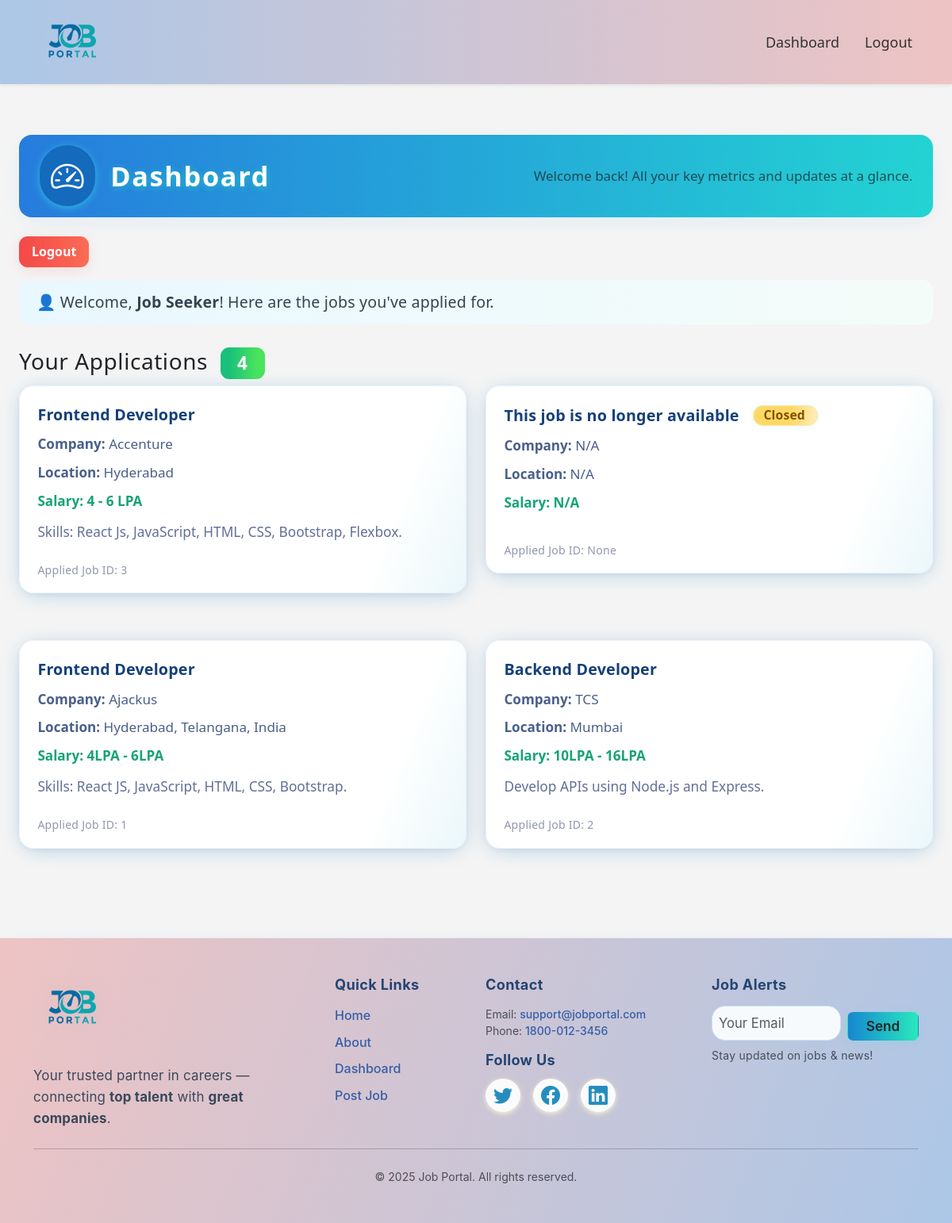
The page /dashboard (signed in) on the database its author committed.
### app.py (models this page shows)
class Job(db.Model):
    id = db.Column(db.Integer, primary_key=True)
    title = db.Column(db.String(100))
    description = db.Column(db.Text)
    salary = db.Column(db.String(20))
    location = db.Column(db.String(50))
    company = db.Column(db.String(50))
    employer_id = db.Column(db.Integer, db.ForeignKey('user.id'))  # Relation to employer (User)

class Application(db.Model):
    id = db.Column(db.Integer, primary_key=True)
    job_id = db.Column(db.Integer, db.ForeignKey('job.id'))
    user_id = db.Column(db.Integer, db.ForeignKey('user.id'))
    job = db.relationship('Job', backref='applications')  # Relationship to job

### app.py (the view)
@app.route('/dashboard')
@login_required
def dashboard():
    role = session.get('role', None)
    user_id = session.get('user_id', None)
    if not role or not user_id:
        return redirect(url_for('login'))
    if role == 'employer':
        jobs = Job.query.filter_by(employer_id=user_id).all()
        return render_template('dashboard.html', jobs=jobs)
    elif role == 'jobseeker':
        applications = Application.query.options(joinedload(Application.job)).filter_by(user_id=user_id).all()
        return render_template('dashboard.html', applications=applications)
    elif role == 'admin':
        users = User.query.all()
        jobs = Job.query.all()
        return render_template('dashboard.html', users=users, jobs=jobs)
    else:
        abort(403)

### app.py (called while the page is built)
def login_required(f):
    @wraps(f)
    def decorated(*args, **kwargs):
        if 'user_id' not in session:
            return redirect(url_for('login'))  # Redirect unauthorized users to login
        return f(*args, **kwargs)
    return decorated

### templates/dashboard.html (shortened to what this page needs)
{% extends 'base.html' %}
{% block content %}
<div class="dashboard-container">
    <div class="dashboard-header mb-4">
        <div class="dashboard-icon">
            <i class="bi bi-speedometer2"></i>
        </div>
        <h2 class="dashboard-title">
            Dashboard
        </h2>
        <div class="dashboard-subtitle text-muted">
            Welcome back! All your key metrics and updates at a glance.
        </div>
    </div>
    <a href="{{ url_for('logout') }}" class="logout-btn mb-3">Logout</a>
    {% if session['role'] == 'employer' %}
    <p class="welcome-msg">
        👔 Welcome, <strong>Employer</strong>! Here are your job postings.
    </p>
    <h3>Your Job Posts <span class="badge bg-primary ms-2">{{ jobs|length }}</span></h3>
    {% if jobs %}
    <div class="row g-4">
        {% for job in jobs %}
        <div class="col-md-6">
            <div class="job-card">
                <div>
                    <div class="job-title">{{ job.title }} <span class="card-badge">Active</span></div>
                    <div class="job-label"><b>Company:</b> {{ job.company }}</div>
                    <div class="job-label"><b>Location:</b> {{ job.location }}</div>
                    <div class="job-label salary-label"><b>Salary:</b> {{ job.salary }}</div>
                    <p class="job-description">{{ job.description }}</p>
                </div>
                <div class="d-flex gap-2 mt-3">
                    <div style="flex: 1 1 0;">
                        <a href="{{ url_for('edit_job', job_id=job.id) }}"
                            class="btn btn-primary fw-bold rounded w-100">
                            Edit
                        </a>
                    </div>
                    <div style="flex: 1 1 0;">
                        <form action="{{ url_for('delete_job', job_id=job.id) }}" method="POST" style="display: block;"
                            onsubmit="return confirm('Are you sure you want to delete this job?');">
                            <button type="submit" class="btn btn-danger fw-bold rounded w-100">
                                Delete
                            </button>
                        </form>
                    </div>
                </div>
            </div>
        </div>
        {% endfor %}
    </div>
    {% else %}
    <div class="alert alert-info">
        No job posts found. <a href="{{ url_for('post_job') }}">Post a Job</a>
    </div>
    {% endif %}
    {% elif session['role'] == 'jobseeker' %}
    <p class="welcome-msg">👤 Welcome, <strong>Job Seeker</strong>! Here are the jobs you've applied for.</p>
    <h3>Your Applications <span class="badge bg-success ms-2">{{ applications|length }}</span></h3>
    {% if applications %}
    <div class="row g-4">
        {% for app in applications %}
        <div class="col-md-6">
            <div class="application-card job-card">
                {% set job_obj = app.job %}
                <div class="job-title">
                    {{ job_obj.title if job_obj else "This job is no longer available" }}
                    {% if not job_obj %}<span class="card-badge bg-warning text-dark">Closed</span>{% endif %}
                </div>
                <div class="job-label"><b>Company:</b> {{ job_obj.company if job_obj else "N/A" }}</div>
                <div class="job-label"><b>Location:</b> {{ job_obj.location if job_obj else "N/A" }}</div>
                <div class="job-label salary-label"><b>Salary:</b> {{ job_obj.salary if job_obj else "N/A" }}</div>
                <p class="job-description">{{ job_obj.description if job_obj else "" }}</p>
                <small>Applied Job ID: {{ app.job_id }}</small>
            </div>
        </div>
        {% endfor %}
    </div>
    {% else %}
    <p>You haven't applied for any jobs yet. <a href="{{ url_for('home') }}">Browse Jobs</a></p>
    {% endif %}
    {% endif %}
</div>
{% endblock %}

### templates/base.html (shortened to what this page needs)
<!DOCTYPE html>
<html lang="en">
<head>
    <link rel="stylesheet" href="{{ url_for('static', filename='css/styles.css') }}">
    <link href="https://cdn.jsdelivr.net/npm/bootstrap@5.3.2/dist/css/bootstrap.min.css" rel="stylesheet">
    <link rel="stylesheet" href="https://cdn.jsdelivr.net/npm/bootstrap-icons@1.10.5/font/bootstrap-icons.css">
</head>
<body>
    <nav class="navbar navbar-expand-lg navbar-light bg-light shadow-sm sticky-top"
        style="background: linear-gradient(to left, #eec3c3, #acc7e7);">
        <div class="container">
            <a class="navbar-brand" href="/">
                <img src="{{ url_for('static', filename='assets/logo.png') }}" alt="Logo" height="80">
            </a>
            <div class="collapse navbar-collapse justify-content-end" id="navbarContent">
                <ul class="navbar-nav mb-2 mb-lg-0 gap-3">
                    {% if session.get('user_id') %}
                    <li class="nav-item">
                        <a class="nav-link" href="/dashboard">Dashboard</a>
                    </li>
                    <li class="nav-item">
                        <a class="nav-link" href="/logout">Logout</a>
                    </li>
                    {% endif %}
                </ul>
            </div>
        </div>
    </nav>
    {% block content %}{% endblock %}
    <footer class="footer-main mt-5">
        <div class="container py-5">
            <div class="row g-4 align-items-start">
                <div class="col-md-4">
                    <a href="/" class="mb-3 d-inline-block">
                        <img src="{{ url_for('static', filename='assets/logo.png') }}" alt="Logo" height="80"
                            class="footer-logo">
                    </a>
                    <p class="footer-desc mt-3 mb-0">
                        Your trusted partner in careers — connecting <b>top talent</b> with <b>great companies</b>.
                    </p>
                </div>
                <div class="col-6 col-md-2">
                    <h6 class="footer-title mb-3">Quick Links</h6>
                    <ul class="list-unstyled footer-links">
                        <li><a href="/" class="footer-link">Home</a></li>
                        <li><a href="/" class="footer-link">About</a></li>
                        <li><a href="/dashboard" class="footer-link">Dashboard</a></li>
                        <li><a href="/post-job" class="footer-link">Post Job</a></li>
                    </ul>
                </div>
                <div class="col-6 col-md-3">
                    <h6 class="footer-title mb-3">Contact</h6>
                    <ul class="list-unstyled text-muted small mb-3">
                        <li>Email: <a href="mailto:support@jobportal.com" class="footer-link">support@jobportal.com</a>
                        </li>
                        <li>Phone: <a href="tel:+18000123456" class="footer-link">1800-012-3456</a></li>
                    </ul>
                    <h6 class="footer-title mb-3">Follow Us</h6>
                    <div class="footer-social d-flex gap-3 mt-2">
                        <a href="https://x.com/venky_macherla?t=X1PH0q6c8yyMIYoDCuUqfg&s=09" aria-label="Twitter"><i
                                class="bi bi-twitter"></i></a>
                        <a href="#" aria-label="Facebook"><i class="bi bi-facebook"></i></a>
                        <a href="https://www.linkedin.com/in/venkatesh-macharla-2699b7227/" aria-label="LinkedIn"><i
                                class="bi bi-linkedin"></i></a>
                    </div>
                </div>
                <div class="col-md-3">
                    <h6 class="footer-title mb-3">Job Alerts</h6>
                    <form class="footer-newsletter d-flex gap-2">
                        <input type="email" class="form-control form-control-sm" placeholder="Your Email" required>
                        <button type="submit" class="btn btn-gradient btn-sm">Send</button>
                    </form>
                    <small class="d-block text-muted mt-2">Stay updated on jobs & news!</small>
                </div>
            </div>
            <hr class="my-4">
            <div class="text-center text-muted small">
                &copy; {{ 2025 }} Job Portal. All rights reserved.
            </div>
        </div>
    </footer>
</body>
</html>

### rows shown on the page
Application: job_id "3"
Job: title "Frontend Developer", company "Accenture", location "Hyderabad", salary "4 - 6 LPA", description "Skills: React Js, JavaScript, HTML, CSS, Bootstrap, Flexbox."
Application: title "This job is no longer available", shows "Closed", company "N/A", location "N/A", salary "N/A", job_id "None"
Application: job_id "1"
Job: title "Frontend Developer", company "Ajackus", location "Hyderabad, Telangana, India", salary "4LPA - 6LPA", description "Skills: React JS, JavaScript, HTML, CSS, Bootstrap."
Application: job_id "2"
Job: title "Backend Developer", company "TCS", location "Mumbai", salary "10LPA - 16LPA", description "Develop APIs using Node.js and Express."

### other values the page prints
{{ applications|length }} "4"
{{ 2025 }} "2025"
